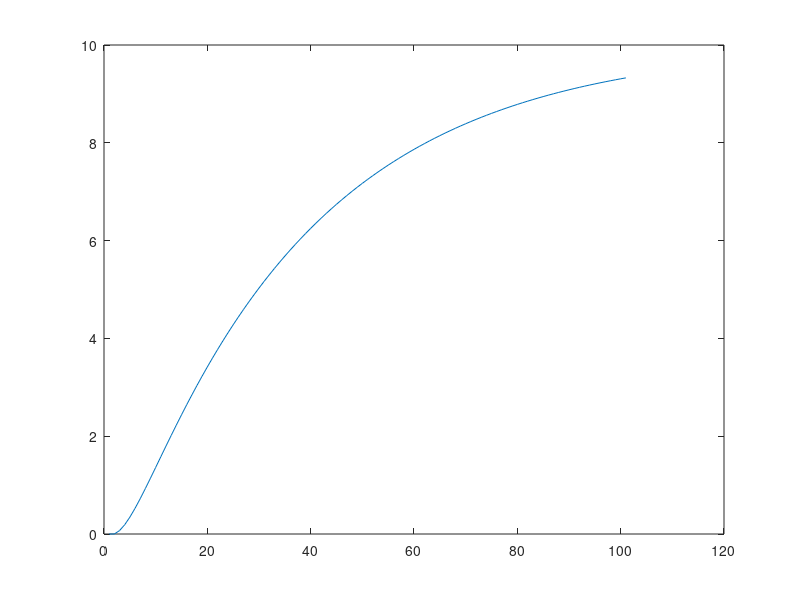

This figure's MATLAB source:
r = 10; % assume const for now

A = [1, 0, 1, 0; 
    0, 1, 0, 1;
    0, 0, 1, 0;
    0, 0, 0, 1];

B = [0;
    0;
    1;
    0];

C = [1 1 0 0];


prediction_horizon = 40; % Np
control_horizon = 4; % Nc

min_control = -5;
max_control = 5;

R1 = 1;
Rs = r * ones(prediction_horizon, 1);
Rw = R1 * eye(control_horizon);

%calculate fi
fi = zeros(prediction_horizon, control_horizon);
product_matrix = C * A^(prediction_horizon - control_horizon);
for i = prediction_horizon : -1 : 1
    for j = control_horizon : -1 : 1
        if i == prediction_horizon
            if j < control_horizon
                product_matrix = product_matrix * A;
            end
            fi(i, j) = product_matrix * B;
        else
            if i < j && j < control_horizon
                fi(i, j) = fi(i+1, j+1);
            end
        end
    end
end

%calculate F
F = zeros(prediction_horizon, length(C));
F(1, :) = C*A;
for i = 2 : prediction_horizon
    F(i, :) = F(i-1, :) * A;
end

x = zeros(length(C), 1);
H = fi' * fi + Rw;
step = 1/max(eig(H));
W = fi' * (F * x - Rs);
J = 0;
y(1) = C*x;
v = zeros(control_horizon, 1);
for j = 1:100
    W = fi' * (F * x - Rs);
    %v = quadprog(H, W, [], [], [], [], -15 * ones(3, 1), 15 * ones(3, 1));
    for i = 1:1000
        v = v - step * (H * v + W);
        v = max(min(v, max_control), min_control);
        J_prev = J;
        J = 0.5 * (v' * H * v) + v' * W;
        if abs(J - J_prev) < 0.01
            break
        end
    end
    x = A * x + v(1) * B;
    y(j+1) = C*x;
end

figure
plot(1:101, y);